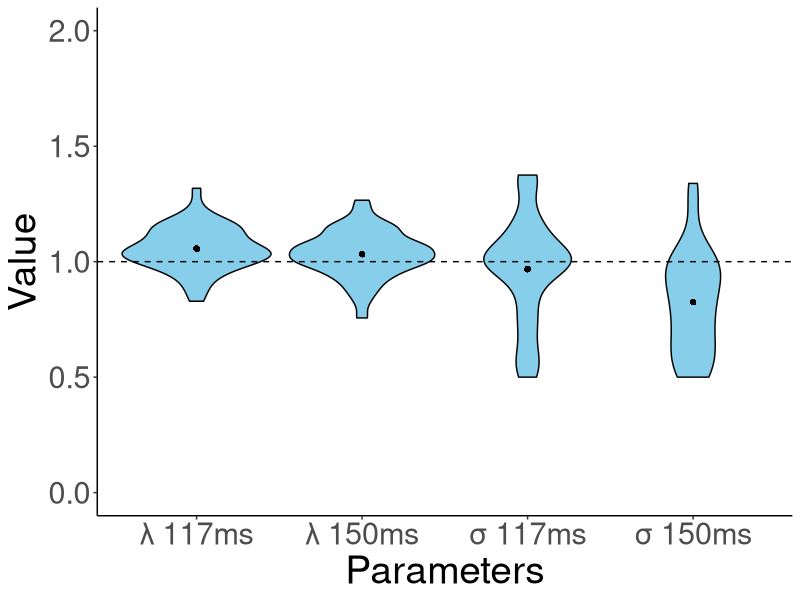
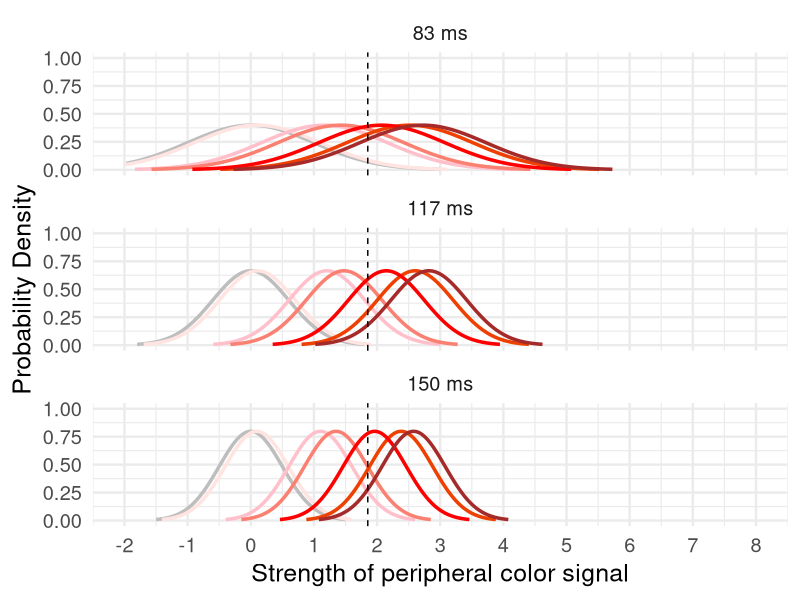
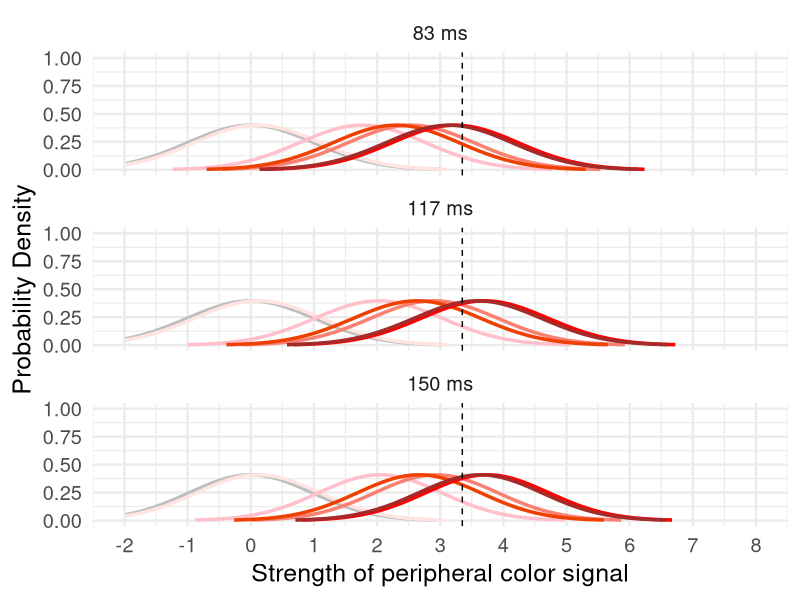
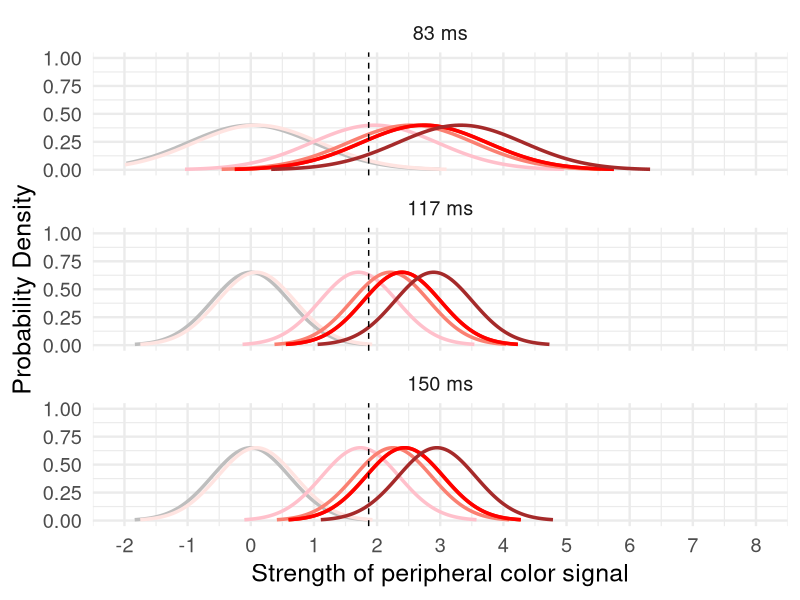
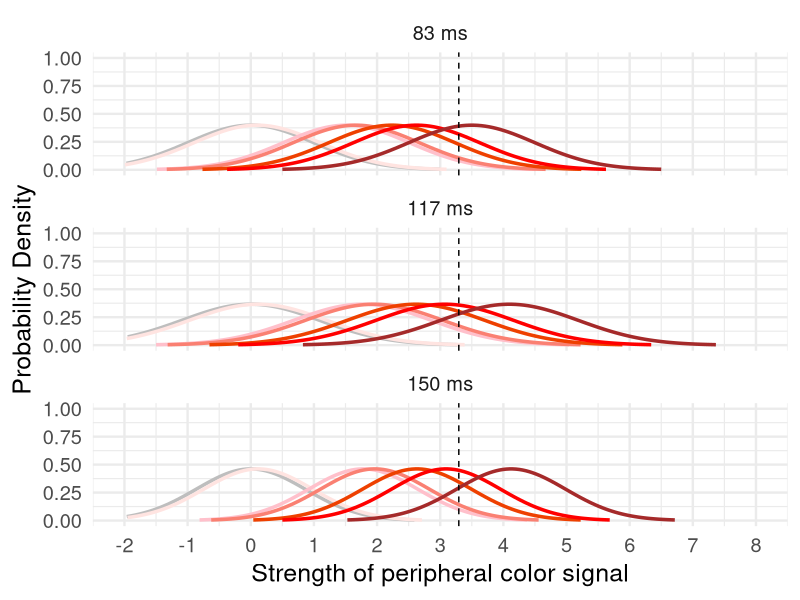
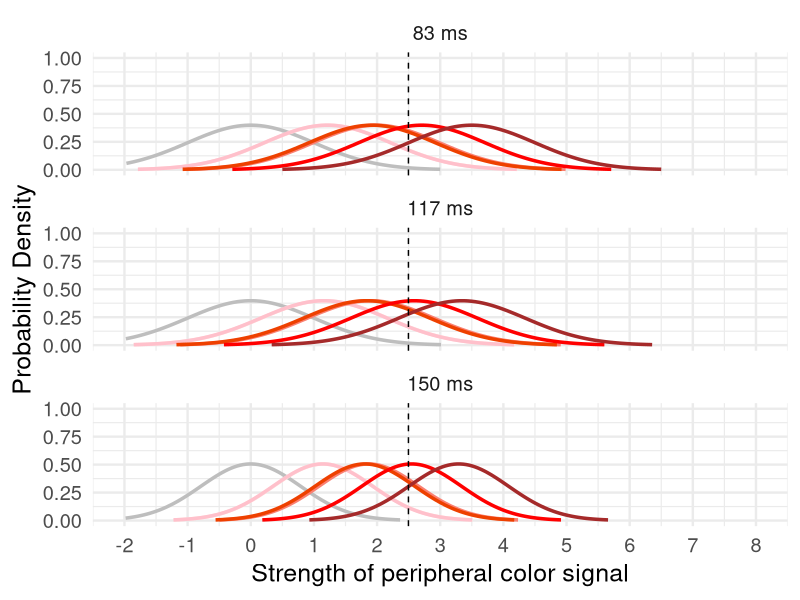
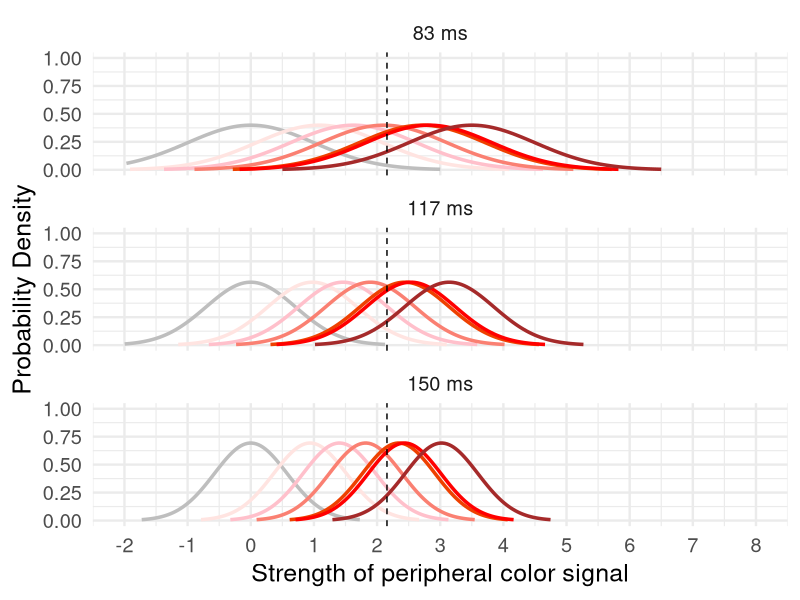
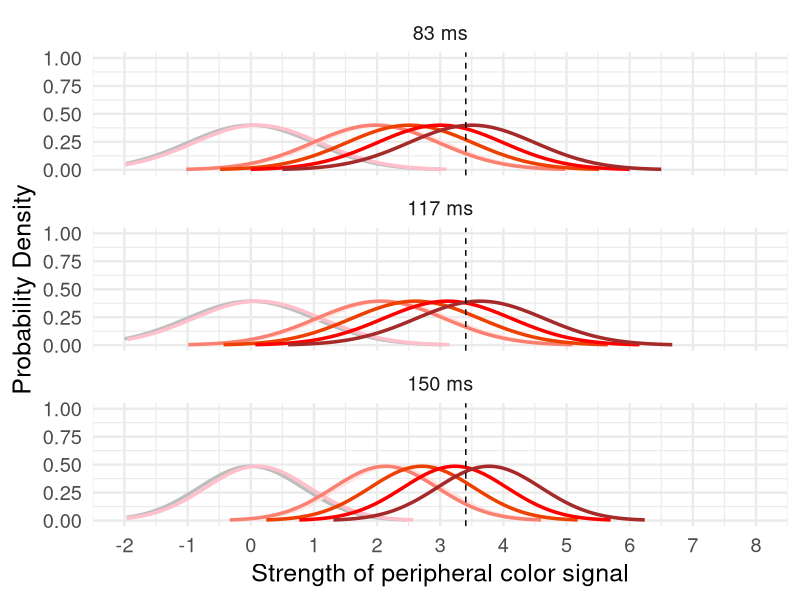

Reproduce these figures in R, in order. (Note: a time limit stopped this script after it produced the figures.)
library(tidyverse)

dat <- read.table("subdata.csv", header=T,sep=",") 

result = dat %>%             
  filter(TorF1 == 0 | TorF1 == 1) %>% # dual-task trials
  select(subnum, exposure, maskwidth, colorcond, TorF1, colorres, TorF2, gray_gray, gray_mix, gray_color, mix_gray, mix_mix, mix_color, color_gray, color_mix, color_color) %>%    
  group_by(subnum, colorcond, exposure, maskwidth) %>%                
  summarize(gray_gray= sum(gray_gray), gray_mix= sum(gray_mix), gray_color= sum(gray_color), mix_gray= sum(mix_gray), mix_mix= sum(mix_mix), mix_color= sum(mix_color), color_gray= sum(color_gray), color_mix= sum(color_mix), color_color= sum(color_color)) #%>%       

#基準となるパラメータ
sigma83ms <- 1
mu83ms_gray <- 0

### Function for model fitting
fit_uvsdt_mle <- function(data, add_constant = TRUE) {
  
  # add_constant = TRUE adds a small value to the response frequency vectors.
  # correction against extreme estimates 
  if (add_constant) {
    data <- data+0.5
  }
  
  # initial guess for parameter values d-primeベースで出す
  mu83ms_9deg  <- qnorm(data[4,2]/(data[4,1]+data[4,2]))-qnorm(data[1,2]/(data[1,1]+data[1,2]))
  mu83ms_13deg <- qnorm(data[5,2]/(data[5,1]+data[5,2]))-qnorm(data[1,2]/(data[1,1]+data[1,2]))
  mu83ms_17deg <- qnorm(data[6,2]/(data[6,1]+data[6,2]))-qnorm(data[1,2]/(data[1,1]+data[1,2]))
  mu83ms_21deg <- qnorm(data[7,2]/(data[7,1]+data[7,2]))-qnorm(data[1,2]/(data[1,1]+data[1,2]))
  mu83ms_25deg <- qnorm(data[8,2]/(data[8,1]+data[8,2]))-qnorm(data[1,2]/(data[1,1]+data[1,2]))
  mu83ms_color <- qnorm(data[19,2]/(data[19,1]+data[19,2]))-qnorm(data[1,2]/(data[1,1]+data[1,2]))
  mu117ms <- 1
  mu150ms <- 1
  sigma117ms <- 1
  sigma150ms <- 1
  cri <- 2
  
  guess <- c(mu83ms_9deg, mu83ms_13deg, mu83ms_17deg, mu83ms_21deg, mu83ms_25deg, mu83ms_color, mu117ms, mu150ms, sigma117ms, sigma150ms, cri)
  
  # model fit
  fit <- suppressWarnings(optim(uvsdt_logL, 
                                par = guess, 
                                lower =      c(0.1, 0.1, 0.1, 0.1, 0.1, 1.0, 0.5, 0.5, 0.5, 0.5, 0.5),
                                upper =      c(3.5, 3.5, 3.5, 3.5, 3.5, 3.5, 2.0, 2.0, 2.0, 2.0, 5.0), 
                                gr = NULL, method = "BFGS", 
                                control = list("maxit" = 10000, 
                                               "parscale" = c(1,   1,    1,   1,    1,   1,  0.001,  0.001,  0.001,  0.001,  1))))
  
  #lower =      c(0, 0, 0, 0, 0, 0, 0, 0, 0.4, 0.4, 0),
  
  # outputs
  mu83ms_9deg  <- fit$par[1]
  mu83ms_13deg <- fit$par[2] 
  mu83ms_17deg <- fit$par[3] 
  mu83ms_21deg <- fit$par[4] 
  mu83ms_25deg <- fit$par[5] 
  mu83ms_color <- fit$par[6] 
  mu117ms<-  fit$par[7] 
  mu150ms <- fit$par[8] 
  sigma117ms <- fit$par[9] 
  sigma150ms <- fit$par[10]
  cri <- fit$par[11] 
  
  logL <- -fit$value
  
  AIC <- -2 * logL + 2 * 11
  
  predicted_data <- matrix(c(rep(1,21)), nrow=21, ncol=2)
  ##############################################################################
  # model predictions
  predicted_data <- matrix(NA, nrow=21, ncol=2)
  #gray
  mean_one_mat <- c(mu83ms_gray, mu83ms_gray*mu117ms, mu83ms_gray*mu150ms)
  sigmamat <- c(sigma83ms,sigma117ms,sigma150ms)
  for (cond in 1:3) {
    pred_gray_others_rate <- pnorm(cri, mean= mean_one_mat[cond], sd=sigmamat[cond])
    pred_gray_color_rate <- 1-pred_gray_others_rate
    
    #反応数
    pred_nr_gray_color <- sum(data[cond,1]+data[cond,2]) * pred_gray_color_rate
    pred_nr_gray_others <- sum(data[cond,1]+data[cond,2]) * pred_gray_others_rate
    predicted_data[cond,1] <- pred_gray_others_rate
    predicted_data[cond,2] <- pred_gray_color_rate
  }
  
  #chimera
  mean_one_mat <- c(mu83ms_9deg,mu83ms_13deg,mu83ms_17deg,mu83ms_21deg,mu83ms_25deg, mu83ms_9deg*mu117ms,mu83ms_13deg*mu117ms,mu83ms_17deg*mu117ms,mu83ms_21deg*mu117ms,mu83ms_25deg*mu117ms, mu83ms_9deg*mu150ms,mu83ms_13deg*mu150ms,mu83ms_17deg*mu150ms,mu83ms_21deg*mu150ms,mu83ms_25deg*mu150ms)
  sigmamat <- c(rep(sigma83ms,5),rep(sigma117ms,5),rep(sigma150ms,5))
  for (cond in 4:18) {
    pred_chimera_others_rate <- pnorm(cri, mean=mean_one_mat[cond-3], sd=sigmamat[cond-3])
    pred_chimera_color_rate <-1-pred_chimera_others_rate
    #反応数
    pred_nr_chimera_color <- sum(data[cond,1]+data[cond,2]) *pred_chimera_color_rate
    pred_nr_chimera_others <- sum(data[cond,1]+data[cond,2]) * pred_chimera_others_rate
    predicted_data[cond,1] <- pred_chimera_others_rate
    predicted_data[cond,2] <- pred_chimera_color_rate
  }
  
  #color
  mean_two_mat <- c(mu83ms_color,mu83ms_color*mu117ms,mu83ms_color*mu150ms)
  sigmamat <- c(sigma83ms,sigma117ms,sigma150ms)
  for (cond in 19:21) {
    pred_color_others_rate <- pnorm(cri, mean=mean_two_mat[cond-18], sd=sigmamat[cond-18])
    pred_color_color_rate <- 1-pred_color_others_rate
    #反応数
    pred_nr_color_color <- sum(data[cond,1]+data[cond,2]) * pred_color_color_rate
    pred_nr_color_others <- sum(data[cond,1]+data[cond,2]) * pred_color_others_rate
    predicted_data[cond,1] <- pred_color_others_rate
    predicted_data[cond,2] <- pred_color_color_rate
  }
  ##############################################################################
  
  
  est <- data.frame(mu83ms_9deg   = mu83ms_9deg, 
                    mu83ms_13deg  = mu83ms_13deg, 
                    mu83ms_17deg  = mu83ms_17deg, 
                    mu83ms_21deg  = mu83ms_21deg, 
                    mu83ms_25deg  = mu83ms_25deg, 
                    mu83ms_color = mu83ms_color,
                    mu117ms = mu117ms,
                    mu150ms = mu150ms,
                    sigma117ms = sigma117ms,
                    sigma150ms = sigma150ms,
                    cri = cri, 
                    logL = logL,
                    AIC = AIC)
  return(list(est,predicted_data))
}


### Likelihood function
uvsdt_logL <- function(x, inputs) {
  
  # target parameters
  mu83ms_9deg  <- x[1]
  mu83ms_13deg <- x[2] 
  mu83ms_17deg <- x[3] 
  mu83ms_21deg <- x[4] 
  mu83ms_25deg <- x[5] 
  mu83ms_color <- x[6] 
  mu117ms<-  x[7] 
  mu150ms <- x[8] 
  sigma117ms <- x[9] 
  sigma150ms <- x[10]
  cri <- x[11] 
  
  ##############################################################################
  # model predictions
  predicted_data <- matrix(NA, nrow=21, ncol=2)
  #gray
  mean_one_mat <- c(mu83ms_gray, mu83ms_gray*mu117ms, mu83ms_gray*mu150ms)
  sigmamat <- c(sigma83ms,sigma117ms,sigma150ms)
  for (cond in 1:3) {
    pred_gray_others_rate <- pnorm(cri, mean= mean_one_mat[cond], sd=sigmamat[cond])
    pred_gray_color_rate <- 1-pred_gray_others_rate
    
    #反応数
    pred_nr_gray_color <- sum(data[cond,1]+data[cond,2]) * pred_gray_color_rate
    pred_nr_gray_others <- sum(data[cond,1]+data[cond,2]) * pred_gray_others_rate
    predicted_data[cond,1] <- pred_gray_others_rate
    predicted_data[cond,2] <- pred_gray_color_rate
  }
  
  #chimera
  mean_one_mat <- c(mu83ms_9deg,mu83ms_13deg,mu83ms_17deg,mu83ms_21deg,mu83ms_25deg, mu83ms_9deg*mu117ms,mu83ms_13deg*mu117ms,mu83ms_17deg*mu117ms,mu83ms_21deg*mu117ms,mu83ms_25deg*mu117ms, mu83ms_9deg*mu150ms,mu83ms_13deg*mu150ms,mu83ms_17deg*mu150ms,mu83ms_21deg*mu150ms,mu83ms_25deg*mu150ms)
  sigmamat <- c(rep(sigma83ms,5),rep(sigma117ms,5),rep(sigma150ms,5))
  for (cond in 4:18) {
    pred_chimera_others_rate <- pnorm(cri, mean=mean_one_mat[cond-3], sd=sigmamat[cond-3])
    pred_chimera_color_rate <-1-pred_chimera_others_rate
    #反応数
    pred_nr_chimera_color <- sum(data[cond,1]+data[cond,2]) *pred_chimera_color_rate
    pred_nr_chimera_others <- sum(data[cond,1]+data[cond,2]) * pred_chimera_others_rate
    predicted_data[cond,1] <- pred_chimera_others_rate
    predicted_data[cond,2] <- pred_chimera_color_rate
  }
  
  #color
  mean_two_mat <- c(mu83ms_color,mu83ms_color*mu117ms,mu83ms_color*mu150ms)
  sigmamat <- c(sigma83ms,sigma117ms,sigma150ms)
  for (cond in 19:21) {
    pred_color_others_rate <- pnorm(cri, mean=mean_two_mat[cond-18], sd=sigmamat[cond-18])
    pred_color_color_rate <- 1-pred_color_others_rate
    #反応数
    pred_nr_color_color <- sum(data[cond,1]+data[cond,2]) * pred_color_color_rate
    pred_nr_color_others <- sum(data[cond,1]+data[cond,2]) * pred_color_others_rate
    predicted_data[cond,1] <- pred_color_others_rate
    predicted_data[cond,2] <- pred_color_color_rate
  }
  ##############################################################################
  
  # log likelihood
  logL <- sum(data * log(predicted_data))
  if (is.nan(logL)) {
    logL <- -Inf
  }
  
  logL <- -logL
  return(logL)
  #if (1 < par[3] & par[3] < par[4] & par[4] < par[5] & par[5] < par[6] & par[7] < par[8] & par[8] < par[9] & par[9]< par[10] & par[10]< par[11] & par[12] < par[13] & par[13] < par[14] & par[14] < par[15] & par[15] < par[16]) {
  #logL <- -logL　#対数尤度を対数損失にする
  #return(logL)
  #} 
  #else {
  # return(999999)
  #}
  
}


estimates <- c()
predicted_array <- array(NA, dim = c(21, 2, 44))
data_rate_array <- array(NA, dim = c(21, 2, 44))

data_rate_add <- array(NA, dim = c(21, 2, 44))
dprime_mat <- matrix(c(rep(NA,18*44)), nrow=18, ncol=44)
C_mat <- matrix(c(rep(NA,18*44)), nrow=18, ncol=44)

for (i in 4:47) {
  
  sub <- i
  
  #データ成型
  subdata <- result[((sub-4)*21+1):((sub-4)*21+21), ]
  data <- matrix(NA, nrow=21, ncol=2)
  #gray
  data[1:3,1]<-unlist(subdata[1:3,5]+subdata[1:3,6])#_others
  data[1:3,2]<-unlist(subdata[1:3,7])#_color
  #chimera
  data[4:18,1]<-unlist(subdata[4:18,8]+subdata[4:18,9])#_others
  data[4:18,2]<-unlist(subdata[4:18,10])#_color
  #color
  data[19:21,1]<-unlist(subdata[19:21,11]+subdata[19:21,12])#_others
  data[19:21,2]<-unlist(subdata[19:21,13])#_color
  
  data_rate_array[,1,(sub-3)]<-data[,1]/(data[,1]+data[,2])
  data_rate_array[,2,(sub-3)]<-data[,2]/(data[,1]+data[,2])
  
  data_rate_add[,1,(sub-3)]<-(data[,1]+0.5)/((data[,1]+0.5)+(data[,2]+0.5))
  data_rate_add[,2,(sub-3)]<-(data[,2]+0.5)/((data[,1]+0.5)+(data[,2]+0.5))
  
  # #########グレーをS1分布としたd'やCの算出############################################################
  # 
  # dprime_co_83 <-  qnorm(data_rate_add[19,2,(sub-3)])-qnorm(data_rate_add[1,2,(sub-3)]) #z(color_color)-z(gray_color)
  # dprime_co_117 <- qnorm(data_rate_add[20,2,(sub-3)])-qnorm(data_rate_add[2,2,(sub-3)])
  # dprime_co_150 <- qnorm(data_rate_add[21,2,(sub-3)])-qnorm(data_rate_add[3,2,(sub-3)])
  # 
  # dprime_9d_83<-  qnorm(data_rate_add[4,2,(sub-3)])-qnorm(data_rate_add[1,2,(sub-3)])#z(chimera_color)-z(gray_color)
  # dprime_13d_83<- qnorm(data_rate_add[5,2,(sub-3)])-qnorm(data_rate_add[1,2,(sub-3)])
  # dprime_17d_83<- qnorm(data_rate_add[6,2,(sub-3)])-qnorm(data_rate_add[1,2,(sub-3)])
  # dprime_21d_83<- qnorm(data_rate_add[7,2,(sub-3)])-qnorm(data_rate_add[1,2,(sub-3)])
  # dprime_25d_83<- qnorm(data_rate_add[8,2,(sub-3)])-qnorm(data_rate_add[1,2,(sub-3)])
  # 
  # dprime_9d_117<-  qnorm(data_rate_add[9,2,(sub-3)])-qnorm(data_rate_add[2,2,(sub-3)])
  # dprime_13d_117<- qnorm(data_rate_add[10,2,(sub-3)])-qnorm(data_rate_add[2,2,(sub-3)])
  # dprime_17d_117<- qnorm(data_rate_add[11,2,(sub-3)])-qnorm(data_rate_add[2,2,(sub-3)])
  # dprime_21d_117<- qnorm(data_rate_add[12,2,(sub-3)])-qnorm(data_rate_add[2,2,(sub-3)])
  # dprime_25d_117<- qnorm(data_rate_add[13,2,(sub-3)])-qnorm(data_rate_add[2,2,(sub-3)])
  # 
  # dprime_9d_150<-  qnorm(data_rate_add[14,2,(sub-3)])-qnorm(data_rate_add[3,2,(sub-3)])
  # dprime_13d_150<- qnorm(data_rate_add[15,2,(sub-3)])-qnorm(data_rate_add[3,2,(sub-3)])
  # dprime_17d_150<- qnorm(data_rate_add[16,2,(sub-3)])-qnorm(data_rate_add[3,2,(sub-3)])
  # dprime_21d_150<- qnorm(data_rate_add[17,2,(sub-3)])-qnorm(data_rate_add[3,2,(sub-3)])
  # dprime_25d_150<- qnorm(data_rate_add[18,2,(sub-3)])-qnorm(data_rate_add[3,2,(sub-3)])
  # 
  # C_co_83 <- -0.5 * (qnorm(data_rate_add[19,2,(sub-3)])+qnorm(data_rate_add[1,2,(sub-3)]))
  # C_co_117 <- -0.5 * (qnorm(data_rate_add[20,2,(sub-3)])+qnorm(data_rate_add[2,2,(sub-3)]))
  # C_co_150 <- -0.5 * (qnorm(data_rate_add[21,2,(sub-3)])+qnorm(data_rate_add[3,2,(sub-3)]))
  # 
  # C_9d_83<- -0.5 * (qnorm(data_rate_add[4,2,(sub-3)])+qnorm(data_rate_add[1,2,(sub-3)]))
  # C_13d_83<- -0.5 * (qnorm(data_rate_add[5,2,(sub-3)])+qnorm(data_rate_add[1,2,(sub-3)]))
  # C_17d_83<- -0.5 * (qnorm(data_rate_add[6,2,(sub-3)])+qnorm(data_rate_add[1,2,(sub-3)]))
  # C_21d_83<- -0.5 * (qnorm(data_rate_add[7,2,(sub-3)])+qnorm(data_rate_add[1,2,(sub-3)]))
  # C_25d_83<- -0.5 * (qnorm(data_rate_add[8,2,(sub-3)])+qnorm(data_rate_add[1,2,(sub-3)]))
  # 
  # C_9d_117<- -0.5 * (qnorm(data_rate_add[9,2,(sub-3)])+qnorm(data_rate_add[2,2,(sub-3)]))
  # C_13d_117<- -0.5 * (qnorm(data_rate_add[10,2,(sub-3)])+qnorm(data_rate_add[2,2,(sub-3)]))
  # C_17d_117<- -0.5 * (qnorm(data_rate_add[11,2,(sub-3)])+qnorm(data_rate_add[2,2,(sub-3)]))
  # C_21d_117<- -0.5 * (qnorm(data_rate_add[12,2,(sub-3)])+qnorm(data_rate_add[2,2,(sub-3)]))
  # C_25d_117<- -0.5 * (qnorm(data_rate_add[13,2,(sub-3)])+qnorm(data_rate_add[2,2,(sub-3)]))
  # 
  # C_9d_150<- -0.5 * (qnorm(data_rate_add[14,2,(sub-3)])+qnorm(data_rate_add[3,2,(sub-3)]))
  # C_13d_150<- -0.5 * (qnorm(data_rate_add[15,2,(sub-3)])+qnorm(data_rate_add[3,2,(sub-3)]))
  # C_17d_150<- -0.5 * (qnorm(data_rate_add[16,2,(sub-3)])+qnorm(data_rate_add[3,2,(sub-3)]))
  # C_21d_150<- -0.5 * (qnorm(data_rate_add[17,2,(sub-3)])+qnorm(data_rate_add[3,2,(sub-3)]))
  # C_25d_150<- -0.5 * (qnorm(data_rate_add[18,2,(sub-3)])+qnorm(data_rate_add[3,2,(sub-3)]))
  # 
  # dprime <- c(dprime_co_83,dprime_co_117,dprime_co_150,dprime_9d_83,dprime_13d_83,dprime_17d_83,dprime_21d_83,dprime_25d_83,dprime_9d_117,dprime_13d_117,dprime_17d_117,dprime_21d_117,dprime_25d_117,dprime_9d_150,dprime_13d_150,dprime_17d_150,dprime_21d_150,dprime_25d_150)
  # C <- c(C_co_83,C_co_117,C_co_150,C_9d_83,C_13d_83,C_17d_83,C_21d_83,C_25d_83,C_9d_117,C_13d_117,C_17d_117,C_21d_117,C_25d_117,C_9d_150,C_13d_150,C_17d_150,C_21d_150,C_25d_150)
  # 
  # dprime_mat[,(sub-3)] <- dprime
  # C_mat[,(sub-3)] <- C
  # ################################################################################
  # 
  
  
  ### Fitting
  
  fit <- fit_uvsdt_mle(data, add_constant = TRUE)
  df <- fit[[1]]
  df$sub <- i
  estimates <- rbind(estimates, df)
  a <- fit[[2]]
  predicted_array[,,(sub-3)] <- a
}

#predicted_array[,,1]
#data_rate_array[,,1]

mean_predicted <- apply(predicted_array, c(1, 2), mean)*100
mean_predicted2 <- c(mean_predicted[1,2],mean_predicted[4:8,2],mean_predicted[19,2],mean_predicted[2,2],mean_predicted[9:13,2],mean_predicted[20,2],mean_predicted[3,2],mean_predicted[14:18,2],mean_predicted[21,2])
se_predicted <-(apply(predicted_array, c(1, 2), sd)*100)/ sqrt(44)
se_predicted2 <- c(se_predicted[1,2],se_predicted[4:8,2],se_predicted[19,2],se_predicted[2,2],se_predicted[9:13,2],se_predicted[20,2],se_predicted[3,2],se_predicted[14:18,2],se_predicted[21,2])

mean_data <-  apply(data_rate_array, c(1, 2), mean)*100
mean_data2 <- c(mean_data[1,2],mean_data[4:8,2],mean_data[19,2],mean_data[2,2],mean_data[9:13,2],mean_data[20,2],mean_data[3,2],mean_data[14:18,2],mean_data[21,2])
se_data <-  (apply(data_rate_array, c(1, 2), sd)*100)/ sqrt(44)
se_data2 <- c(se_data[1,2],se_data[4:8,2],se_data[19,2],se_data[2,2],se_data[9:13,2],se_data[20,2],se_data[3,2],se_data[14:18,2],se_data[21,2])


################################################################################mean+variance,mean,variance,nullの検定
for (i in 1:4){
  now <- log(estimates[,i+6])
  #now <- estimates[,i+6]
  t_test_below1 <- t.test(now, mu = 0, alternative = "less")
  t_test_above1 <- t.test(now, mu = 0, alternative = "greater")
  print(t_test_below1)
  print(t_test_above1)
}

library(ggplot2)
data_parameter_plot <- data.frame(
  Parameters = rep(c("λ 117ms", "λ 150ms", "σ 117ms", "σ 150ms"), each = 44),
  Value = c(estimates[,7], estimates[,8], estimates[,9], estimates[,10])
)
#data_parameter_plot$Value <- log(data_parameter_plot$Value)

# グラフの作成
ggplot(data_parameter_plot, aes(x = Parameters, y = Value)) +
  geom_violin(fill = "skyblue", color = "black") +  # ヴァイオリンプロットの描画
  geom_hline(yintercept = 1, linetype = "dashed", color = "black") +  # y = 1 の位置に横線を追加
  labs(x = "Parameters",
       y = "Value") + #Log-scaled 
  coord_cartesian(ylim = c(0, 2)) +  
  stat_summary(fun = mean, geom = "point", 
               shape =16, size = 2, color = "black")+
  theme_classic() +  # テーマの設定
  theme(
    plot.title = element_text(size = 20 * 2),    # タイトルのサイズを5倍に
    axis.title.x = element_text(size = 14 * 2),  # x軸ラベルのサイズを5倍に
    axis.title.y = element_text(size = 14 * 2),  # y軸ラベルのサイズを5倍に
    axis.text.x = element_text(size = 11 * 2),   # x軸目盛りのサイズを5倍に
    axis.text.y = element_text(size = 11 * 2)    # y軸目盛りのサイズを5倍に
  )



################################################################################ 参加者ごとのSDTプロットの作成
for (r in 4:47) {
  pickup_sub <- r-3
  
  plot_sdt_distributions <- function(means, sds, attention_levels, image_types, colors) {
    data_SDT_plot <- data.frame()
    
    for (i in 1:length(attention_levels)) {
      for (j in 1:length(image_types)) {
        x <- seq(means[i,j] - 3 * sds[i,j], means[i,j] + 3 * sds[i,j], length.out = 100)
        y <- dnorm(x, mean = means[i,j], sd = sds[i,j])
        
        
        # データフレームに追加
        data_SDT_plot <- rbind(data_SDT_plot, data.frame(
          x = x,
          y = y,
          Attention = attention_levels[i],
          ImageType = image_types[j],
          color = colors[j]
        ))
      }
    }
    
    p <- ggplot(data_SDT_plot, aes(x = x, y = y, color = ImageType)) +
      geom_line(size = 1.2) +
      scale_color_manual(values = colors) +
      labs(x = "Strength of peripheral color signal",
           y = "Probability Density") +
      scale_x_continuous(breaks=seq(-2,8),limits=c(-2,8))+
      scale_y_continuous(breaks=seq(0,1,length=5),limits=c(0,1))+
      geom_vline(xintercept = estimates[pickup_sub,11], linetype = "dashed", color = "black") +
      facet_wrap(~ Attention, nrow = 3, scales = "free_y") +  # 各注意条件で分布を重ねる
      theme_minimal(base_size = 18) +
      theme(legend.position = "none")#"top"
    
    #print(p)
    i_string <- as.character(r)
    plotname <- paste0("plot_subjects/signal_distribution/", i_string, ".png")
    ggsave(plotname, plot = p, width = 8, height = 6, dpi = 300)
  }
  
  # 平均値と標準偏差
  means_83ms <- c(mu83ms_gray, estimates[pickup_sub,1], estimates[pickup_sub,2], estimates[pickup_sub,3], estimates[pickup_sub,4], estimates[pickup_sub,5], estimates[pickup_sub,6])
  means_117ms <- means_83ms * estimates[pickup_sub,7]
  means_150ms <- means_83ms * estimates[pickup_sub,8]
  means <- rbind(means_83ms,means_117ms,means_150ms)
  sd_83ms <- c(rep(sigma83ms, 7))
  sd_117ms <- c(rep(estimates[pickup_sub,9], 7))
  sd_150ms <- c(rep(estimates[pickup_sub,10], 7))
  sds <- rbind(sd_83ms,sd_117ms,sd_150ms)
  
  attention_levels <- factor(c("83 ms", "117 ms", "150 ms"), levels = c("83 ms", "117 ms", "150 ms"))
  image_types <- factor(c("gray", "9 deg", "13 deg", "17 deg", "21 deg", "25 deg", "color"), levels = c("gray", "9 deg", "13 deg", "17 deg", "21 deg", "25 deg", "color"))
  colors <- c("grey", "mistyrose", "pink", "salmon", "orangered2","red", "brown")
  
  # 関数を呼び出し
  plot_sdt_distributions(means, sds, attention_levels, image_types, colors)
  
}

################################################################################ 参加者平均SDTの図示

plot_sdt_distributions <- function(means, sds, attention_levels, image_types, colors) {
  data_SDT_plot <- data.frame()
  
  for (i in 1:length(attention_levels)) {
    for (j in 1:length(image_types)) {
      x <- seq(means[i,j] - 3 * sds[i,j], means[i,j] + 3 * sds[i,j], length.out = 100)
      y <- dnorm(x, mean = means[i,j], sd = sds[i,j]) #最大
      
      
      # データフレームに追加
      data_SDT_plot <- rbind(data_SDT_plot, data.frame(
        x = x,
        y = y,
        Attention = attention_levels[i],
        ImageType = image_types[j],
        color = colors[j]
      ))
    }
  }
  
  p <- ggplot(data_SDT_plot, aes(x = x, y = y, color = ImageType)) +
    geom_line(size = 1.2) +
    scale_color_manual(values = colors) +
    labs(x = "Strength of peripheral color signal",
         y = "Probability Density") +
    scale_y_continuous(breaks=seq(0,0.6,length=6),limits=c(0,0.6))+
    geom_vline(xintercept = mean(estimates[,11]), linetype = "dashed", color = "black") + 
    facet_wrap(~ Attention, nrow = 3, scales = "free_y") +  # 各注意条件で分布を重ねる
    theme_minimal(base_size = 18) +
    theme(legend.position = "none")#"top"
  
  print(p)
}

# 平均値と標準偏差
means_83ms <- c(mu83ms_gray, mean(estimates[,1]), mean(estimates[,2]), mean(estimates[,3]), mean(estimates[,4]), mean(estimates[,5]),mean(estimates[,6]))  
means_117ms <- means_83ms * mean(estimates[,7])
means_150ms <- means_83ms * mean(estimates[,8])
means <- rbind(means_83ms,means_117ms,means_150ms)
sd_83ms <- c(rep(sigma83ms, 7))  
sd_117ms <- c(rep(mean(estimates[,9]), 7))  
sd_150ms <- c(rep(mean(estimates[,10]), 7))  
sds <- rbind(sd_83ms,sd_117ms,sd_150ms)

attention_levels <- factor(c("83 ms", "117 ms", "150 ms"), levels = c("83 ms", "117 ms", "150 ms"))
image_types <- factor(c("gray", "9 deg", "13 deg", "17 deg", "21 deg", "25 deg", "color"), levels = c("gray", "9 deg", "13 deg", "17 deg", "21 deg", "25 deg", "color"))
colors <- c("grey", "mistyrose", "pink", "salmon", "orangered2","red", "brown")

# 関数を呼び出し
plot_sdt_distributions(means, sds, attention_levels, image_types, colors)



#########積み上げグラフでの比較#################################################

data_bar <- data.frame(
  ImageType = factor(rep(c("gray","9 deg", "13 deg", "17 deg", "21 deg", "25 deg", "color"), 3), 
                     levels = c("gray", "9 deg", "13 deg", "17 deg", "21 deg", "25 deg", "color")),
  Proportion =  as.vector(t(mean_data2)),
  SE =  as.vector(t(se_data2)),
  Condition = factor(c(rep("83 ms", 7),rep("117 ms", 7),rep("150 ms", 7)), 
                     levels = c("83 ms", "117 ms", "150 ms"))
)

predicted_data_bar <- data.frame(
  ImageType = factor(rep(c("gray","9 deg", "13 deg", "17 deg", "21 deg", "25 deg", "color"), 3),
                     levels = c("gray", "9 deg", "13 deg", "17 deg", "21 deg", "25 deg", "color")),
  Predicted = as.vector(t(mean_predicted2)),  # 仮の予測値
  SE =  as.vector(t(se_predicted2)),
  Condition = factor(c(rep("83 ms", 7),rep("117 ms", 7),rep("150 ms", 7)), 
                     levels = c("83 ms", "117 ms", "150 ms"))
)

# グラフの作成
ggplot(data_bar, aes(x = ImageType, y = Proportion)) +
  geom_bar(stat = "identity", position = "stack") +
  labs(x = NULL, y = "Color Response proportion (%)") +
  theme_minimal() +
  facet_grid(. ~ Condition) +  
  geom_point(data = predicted_data_bar, aes(x = ImageType, y = Predicted), 
             color = "red", size = 3) +  # モデルの予測値を示す点を追加 
  geom_errorbar(data = data_bar, aes(ymin = Proportion - SE, ymax = Proportion + SE), 
                width = 0.2) + #, position = position_dodge(0.9)
  theme_classic()+
  theme(legend.position = "right")+  # テーマの設定
  theme(
    plot.title = element_text(size = 20 * 2),    # タイトルのサイズを5倍に
    axis.title.x = element_text(size = 14 * 2),  # x軸ラベルのサイズを5倍に
    axis.title.y = element_text(size = 14 * 2),  # y軸ラベルのサイズを5倍に
    axis.text.x = element_text(size = 8 * 2),   # x軸目盛りのサイズを5倍に
    axis.text.y = element_text(size = 11 * 2),    # y軸目盛りのサイズを5倍に
    legend.position = "right",
    strip.text = element_text(size = 18),  # 83ms、117ms、150msの文字サイズを大きくする
    legend.text = element_text(size = 18),  # 凡例の文字サイズを大きくする
    legend.title = element_text(size = 18)  # 凡例タイトルの文字サイズを大きくする
  )+
  scale_y_continuous(
    breaks = seq(0, 100, by = 20),    
    limits = c(0, 100)                  
  ) 


#############################################################################ANOVA
# 83-g,83-9,83-13,83-17,83-21,83-25,83-c, 117-g,117-9,117-13,117-17,117-21,117-25,117-c, 150-g,150-9,150-13,150-17,150-21,150-25,150-c
# 要因A　時間　要因B 画像種類
a <- (data_rate_array[,2,])
data_ANOVA <- t(rbind(a[1,],a[4:8,],a[19,],a[2,],a[9:13,],a[20,],a[3,],a[14:18,],a[21,]))
write.csv(data_ANOVA,"data_ANOVA.csv",row.names = FALSE)


# ################################################################################
# 
# data_dprimeC <- data.frame(
#   presentationtime = c("83ms","117ms", "150ms", rep("83ms",5),rep("117ms",5),rep("150ms",5)),
#   imagetype =  c(rep("color",3),"9deg","13deg","17deg","21deg","25deg","9deg","13deg","17deg","21deg","25deg","9deg","13deg","17deg","21deg","25deg"),
#   dprime = rowMeans(dprime_mat),
#   C = rowMeans(C_mat)
# )
# 
# data_dprimeC$presentationtime <- factor(data_dprimeC$presentationtime, levels = c("83ms", "117ms", "150ms"))
# data_dprimeC$imagetype <- factor(data_dprimeC$imagetype, levels = c("9deg", "13deg", "17deg", "21deg", "25deg", "color"))
# 
# # プロット作成
# g <- ggplot(data_dprimeC, aes(x = dprime, y = C, group = imagetype, fill = presentationtime)) +
#   geom_point(aes(shape = imagetype, colour = presentationtime), size = 10) +
#   labs(x = "dprime", y = "C") +
#   theme_classic() +
#   theme(
#     axis.title.x = element_text(size = 14 * 2),  # x軸ラベルのサイズを変更
#     axis.title.y = element_text(size = 14 * 2),  # y軸ラベルのサイズを変更
#     axis.text.x = element_text(size = 20),       # x軸目盛りのサイズ
#     axis.text.y = element_text(size = 20),       # y軸目盛りのサイズ
#     legend.position = "right",                   # 凡例の位置
#     strip.text = element_text(size = 18),        # ファセットラベルのサイズ
#     legend.text = element_text(size = 18),       # 凡例テキストのサイズ
#     legend.title = element_text(size = 18)       # 凡例タイトルのサイズ
#   ) +
#   scale_x_continuous(
#     breaks = seq(0, 3, by = 0.5),   # x軸の目盛りを0から3まで0.5刻み
#     limits = c(0, 3)                # x軸の範囲を0から3に固定
#   ) +
#   scale_y_continuous(
#     breaks = seq(0.25, 1.75, by = 0.25),    # y軸の目盛りを0.25から1.75まで0.25刻み
#     limits = c(0.25, 1.75)                  # y軸の範囲を0.25から1.75に固定
#   ) +
#   scale_shape_manual(values = c(1, 2, 3, 4, 5, 6)) +  # imagetypeに対応する形状を手動で指定
#   scale_colour_manual(values = c("83ms" = "red", "117ms" = "blue", "150ms" = "darkgreen"))  # 色を手動で指定
# 
# # プロットを表示
# plot(g)

# #########################################################################################参加者ごとのResponseRateプロット作成###


for (s in 4:47) {
  
  nowsub <- s-3
  mean_data_sub <- c(data_rate_array[1,2,nowsub],data_rate_array[4:8,2,nowsub],data_rate_array[19,2,nowsub],data_rate_array[2,2,nowsub],data_rate_array[9:13,2,nowsub],data_rate_array[20,2,nowsub],data_rate_array[3,2,nowsub],data_rate_array[14:18,2,nowsub],data_rate_array[21,2,nowsub])*100
  mean_pred_sub <- c(predicted_array[1,2,nowsub],predicted_array[4:8,2,nowsub],predicted_array[19,2,nowsub],predicted_array[2,2,nowsub],predicted_array[9:13,2,nowsub],predicted_array[20,2,nowsub],predicted_array[3,2,nowsub],predicted_array[14:18,2,nowsub],predicted_array[21,2,nowsub])*100
  
  
  data_bar_sub <- data.frame(
    ImageType = factor(rep(c("gray","9 deg", "13 deg", "17 deg", "21 deg", "25 deg", "color"), 3),
                       levels = c("gray", "9 deg", "13 deg", "17 deg", "21 deg", "25 deg", "color")),
    Proportion =  as.vector(mean_data_sub),
    Condition = factor(c(rep("83 ms", 7),rep("117 ms", 7),rep("150 ms", 7)),
                       levels = c("83 ms", "117 ms", "150 ms"))
  )
  
  predicted_data_bar_sub <- data.frame(
    ImageType = factor(rep(c("gray","9 deg", "13 deg", "17 deg", "21 deg", "25 deg", "color"), 3),
                       levels = c("gray", "9 deg", "13 deg", "17 deg", "21 deg", "25 deg", "color")),
    Predicted = as.vector(mean_pred_sub),  # 仮の予測値
    Condition = factor(c(rep("83 ms", 7),rep("117 ms", 7),rep("150 ms", 7)),
                       levels = c("83 ms", "117 ms", "150 ms"))
  )
  
  plot_base <- ggplot(data_bar_sub, aes(x = ImageType, y = Proportion)) +
    geom_bar(stat = "identity", position = "stack") +
    labs(x = NULL, y = "Color Response proportion (%)") +
    theme_minimal() +
    facet_grid(. ~ Condition) +
    geom_point(data = predicted_data_bar_sub, aes(x = ImageType, y = Predicted),
               color = "red", size = 3) +  # モデルの予測値を示す点を追加
    theme_classic()+
    theme(legend.position = "right")+  # テーマの設定
    theme(
      plot.title = element_text(size = 20 * 2),    # タイトルのサイズを5倍に
      axis.title.x = element_text(size = 14 * 2),  # x軸ラベルのサイズを5倍に
      axis.title.y = element_text(size = 14 * 2),  # y軸ラベルのサイズを5倍に
      axis.text.x = element_text(size = 8 * 2),   # x軸目盛りのサイズを5倍に
      axis.text.y = element_text(size = 11 * 2),    # y軸目盛りのサイズを5倍に
      legend.position = "right",
      strip.text = element_text(size = 18),  # 83ms、117ms、150msの文字サイズを大きくする
      legend.text = element_text(size = 18),  # 凡例の文字サイズを大きくする
      legend.title = element_text(size = 18)  # 凡例タイトルの文字サイズを大きくする
    )+
    scale_y_continuous(
      breaks = seq(0, 100, by = 20),
      limits = c(0, 100)
    )
  
  i_string <- as.character(i)
  plotname <- paste0("plot_subjects/response_rate/", i_string, ".png")
  ggsave(plotname, plot = plot_base, width = 15, height = 6, dpi = 300)
  
}
